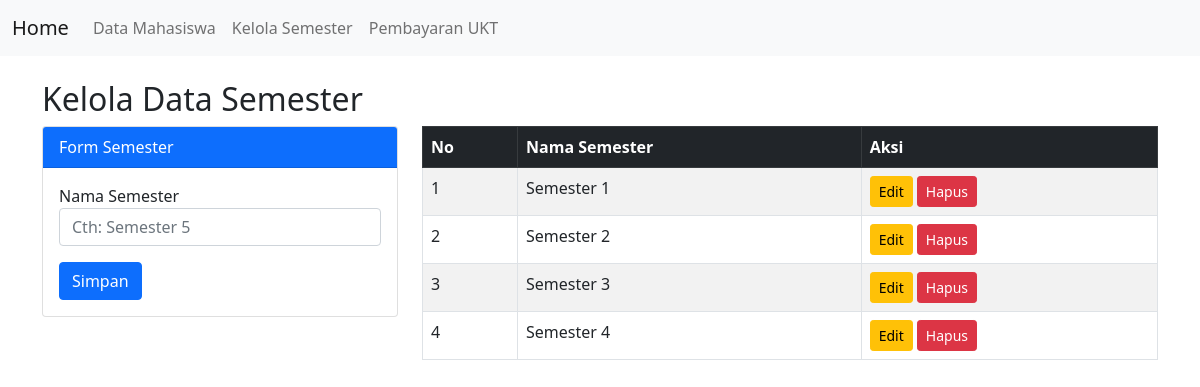
Page /kelola_semester.php on the committed database.
### tables this page shows
CREATE TABLE `tbsemester` (
  `id_semester` int NOT NULL,
  `nama_semester` varchar(50) NOT NULL
);

### kelola_semester.php (the view, shortened to what this page needs)
<!doctype html>
<html lang="en">
<head>
    <link href="https://cdn.jsdelivr.net/npm/bootstrap@5.0.2/dist/css/bootstrap.min.css" rel="stylesheet">
</head>
<body>
    <?php
    include 'koneksi.php';
    include 'menu.php';
    ?>
    <div class="container mt-4">
        <h2>Kelola Data Semester</h2>
        <div class="row">
            <div class="col-md-4">
                <div class="card">
                    <div class="card-header bg-primary text-white">Form Semester</div>
                    <div class="card-body">
                        <?php
                        if(isset($_GET['edit'])){
                            $id_edit = $_GET['edit'];
                            $data_edit = $conn->query("SELECT * FROM tbsemester WHERE id_semester='$id_edit'")->fetch_assoc();
                        ?>
                            <form method="POST">
                                <input type="hidden" name="id_semester" value="<?= $data_edit['id_semester'] ?>">
                                <div class="mb-3">
                                    <label>Nama Semester</label>
                                    <input type="text" name="nama_semester" class="form-control" value="<?= $data_edit['nama_semester'] ?>" required>
                                </div>
                                <button type="submit" name="update" class="btn btn-success">Edit</button>
                                <a href="kelola_semester.php" class="btn btn-secondary">Batal</a>
                            </form>
                        <?php } else { ?>
                            <form method="POST">
                                <div class="mb-3">
                                    <label>Nama Semester</label>
                                    <input type="text" name="nama_semester" class="form-control" placeholder="Cth: Semester 5" required>
                                </div>
                                <button type="submit" name="simpan" class="btn btn-primary">Simpan</button>
                            </form>
                        <?php } ?>
                    </div>
                </div>
            </div>
            <div class="col-md-8">
                <table class="table table-bordered table-striped">
                    <thead class="table-dark">
                        <tr>
                            <th>No</th>
                            <th>Nama Semester</th>
                            <th>Aksi</th>
                        </tr>
                    </thead>
                    <tbody>
                        <?php
                        $no = 1;
                        $sql = $conn->query("SELECT * FROM tbsemester ORDER BY id_semester ASC");
                        while($row = $sql->fetch_assoc()){
                        ?>
                        <tr>
                            <td><?= $no++; ?></td>
                            <td><?= $row['nama_semester']; ?></td>
                            <td>
                                <a href="kelola_semester.php?edit=<?= $row['id_semester']; ?>" class="btn btn-warning btn-sm">Edit</a>
                                <a href="kelola_semester.php?hapus=<?= $row['id_semester']; ?>" onclick="return confirm('Hapus semester ini?')" class="btn btn-danger btn-sm">Hapus</a>
                            </td>
                        </tr>
                        <?php } ?>
                    </tbody>
                </table>
            </div>
        </div>
    </div>
</body>
</html>

### rows in the picture
tbsemester: nama_semester "Semester 1"
tbsemester: nama_semester "Semester 2"
tbsemester: nama_semester "Semester 3"
tbsemester: nama_semester "Semester 4"
